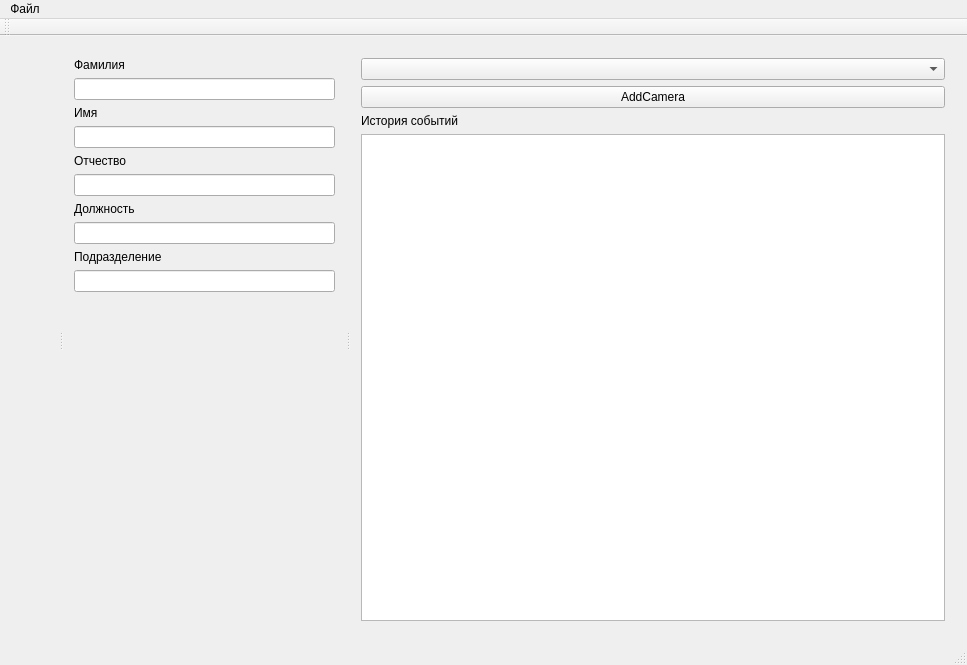
<?xml version="1.0" encoding="UTF-8"?>
<ui version="4.0">
 <class>MainWindow</class>
 <widget class="QMainWindow" name="MainWindow">
  <property name="geometry">
   <rect>
    <x>0</x>
    <y>0</y>
    <width>967</width>
    <height>665</height>
   </rect>
  </property>
  <property name="windowTitle">
   <string>MainWindow</string>
  </property>
  <widget class="QWidget" name="centralWidget">
   <layout class="QHBoxLayout" name="horizontalLayout">
    <item>
     <widget class="QSplitter" name="splitter">
      <property name="orientation">
       <enum>Qt::Horizontal</enum>
      </property>
      <widget class="QWidget" name="">
       <layout class="QVBoxLayout" name="VideoLayout"/>
      </widget>
      <widget class="QWidget" name="">
       <layout class="QVBoxLayout" name="verticalLayout_3">
        <item>
         <widget class="QLabel" name="label_3">
          <property name="text">
           <string>Фамилия</string>
          </property>
         </widget>
        </item>
        <item>
         <widget class="QLineEdit" name="lineEdit"/>
        </item>
        <item>
         <widget class="QLabel" name="label_2">
          <property name="text">
           <string>Имя</string>
          </property>
         </widget>
        </item>
        <item>
         <widget class="QLineEdit" name="lineEdit_2"/>
        </item>
        <item>
         <widget class="QLabel" name="label_4">
          <property name="text">
           <string>Отчество</string>
          </property>
         </widget>
        </item>
        <item>
         <widget class="QLineEdit" name="lineEdit_3"/>
        </item>
        <item>
         <widget class="QLabel" name="label_7">
          <property name="text">
           <string>Должность</string>
          </property>
         </widget>
        </item>
        <item>
         <widget class="QLineEdit" name="lineEdit_4"/>
        </item>
        <item>
         <widget class="QLabel" name="label_5">
          <property name="text">
           <string>Подразделение</string>
          </property>
         </widget>
        </item>
        <item>
         <widget class="QLineEdit" name="lineEdit_5"/>
        </item>
        <item>
         <widget class="QLabel" name="label_8">
          <property name="enabled">
           <bool>true</bool>
          </property>
          <property name="text">
           <string/>
          </property>
          <property name="scaledContents">
           <bool>false</bool>
          </property>
          <property name="textInteractionFlags">
           <set>Qt::NoTextInteraction</set>
          </property>
         </widget>
        </item>
        <item>
         <spacer name="verticalSpacer">
          <property name="orientation">
           <enum>Qt::Vertical</enum>
          </property>
          <property name="sizeHint" stdset="0">
           <size>
            <width>20</width>
            <height>40</height>
           </size>
          </property>
         </spacer>
        </item>
       </layout>
      </widget>
      <widget class="QWidget" name="">
       <layout class="QVBoxLayout" name="verticalLayout">
        <item>
         <layout class="QVBoxLayout" name="verticalLayout_2">
          <item>
           <widget class="QComboBox" name="CamerasComboBox"/>
          </item>
          <item>
           <widget class="QPushButton" name="AddCameraButton">
            <property name="text">
             <string>AddCamera</string>
            </property>
           </widget>
          </item>
         </layout>
        </item>
        <item>
         <widget class="QLabel" name="label">
          <property name="text">
           <string>История событий</string>
          </property>
          <property name="alignment">
           <set>Qt::AlignLeading|Qt::AlignLeft|Qt::AlignVCenter</set>
          </property>
         </widget>
        </item>
        <item>
         <widget class="QPlainTextEdit" name="plainTextEdit">
          <property name="sizePolicy">
           <sizepolicy hsizetype="Expanding" vsizetype="Expanding">
            <horstretch>0</horstretch>
            <verstretch>0</verstretch>
           </sizepolicy>
          </property>
          <property name="acceptDrops">
           <bool>false</bool>
          </property>
         </widget>
        </item>
       </layout>
      </widget>
     </widget>
    </item>
   </layout>
  </widget>
  <widget class="QMenuBar" name="menuBar">
   <property name="geometry">
    <rect>
     <x>0</x>
     <y>0</y>
     <width>967</width>
     <height>22</height>
    </rect>
   </property>
   <widget class="QMenu" name="menu">
    <property name="title">
     <string>Файл</string>
    </property>
    <addaction name="OpenPersonalCardEditor"/>
    <addaction name="separator"/>
   </widget>
   <addaction name="menu"/>
  </widget>
  <widget class="QToolBar" name="mainToolBar">
   <attribute name="toolBarArea">
    <enum>TopToolBarArea</enum>
   </attribute>
   <attribute name="toolBarBreak">
    <bool>false</bool>
   </attribute>
  </widget>
  <widget class="QStatusBar" name="statusBar"/>
  <action name="OpenPersonalCardEditor">
   <property name="text">
    <string>Редактор персональных карт...</string>
   </property>
  </action>
 </widget>
 <layoutdefault spacing="6" margin="11"/>
 <resources/>
 <connections/>
</ui>
